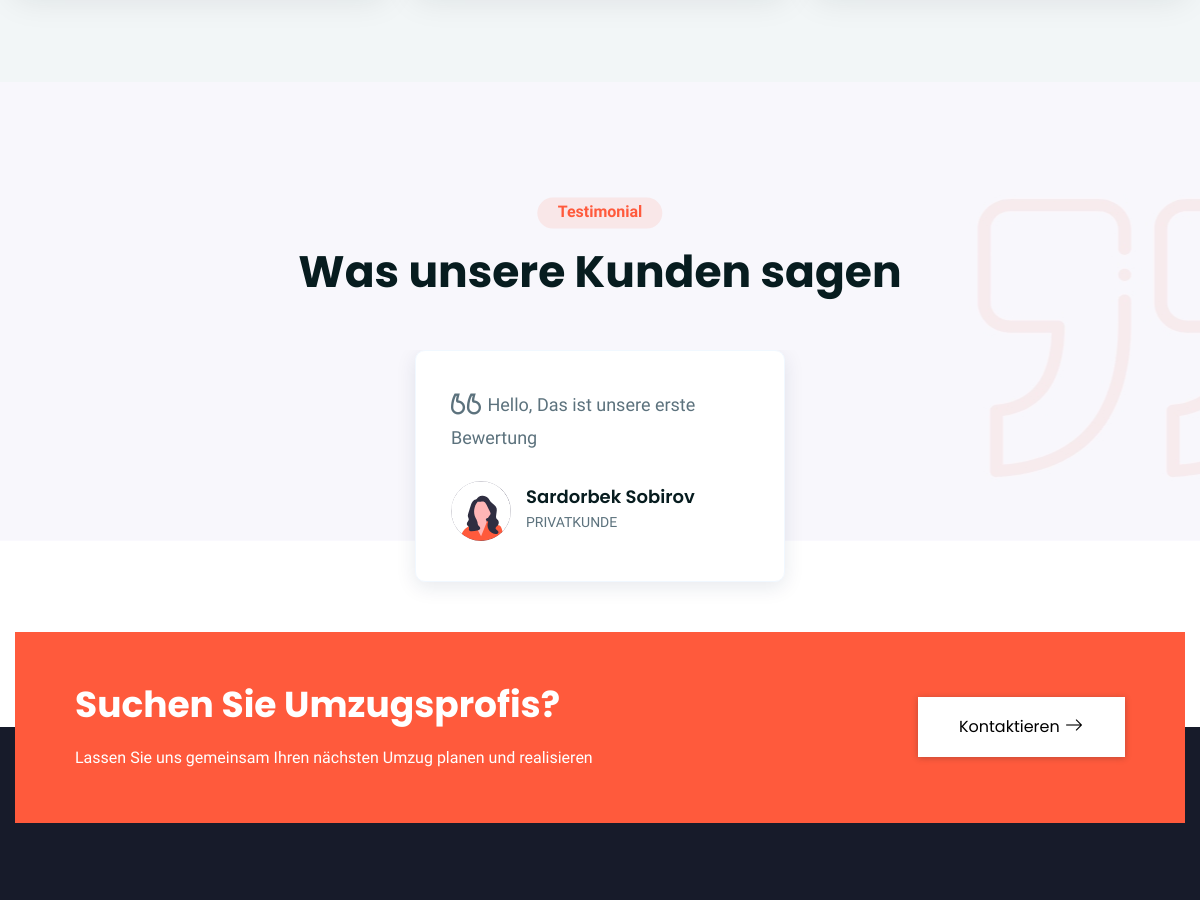
Before: /our-services (middle part) with the older database file.
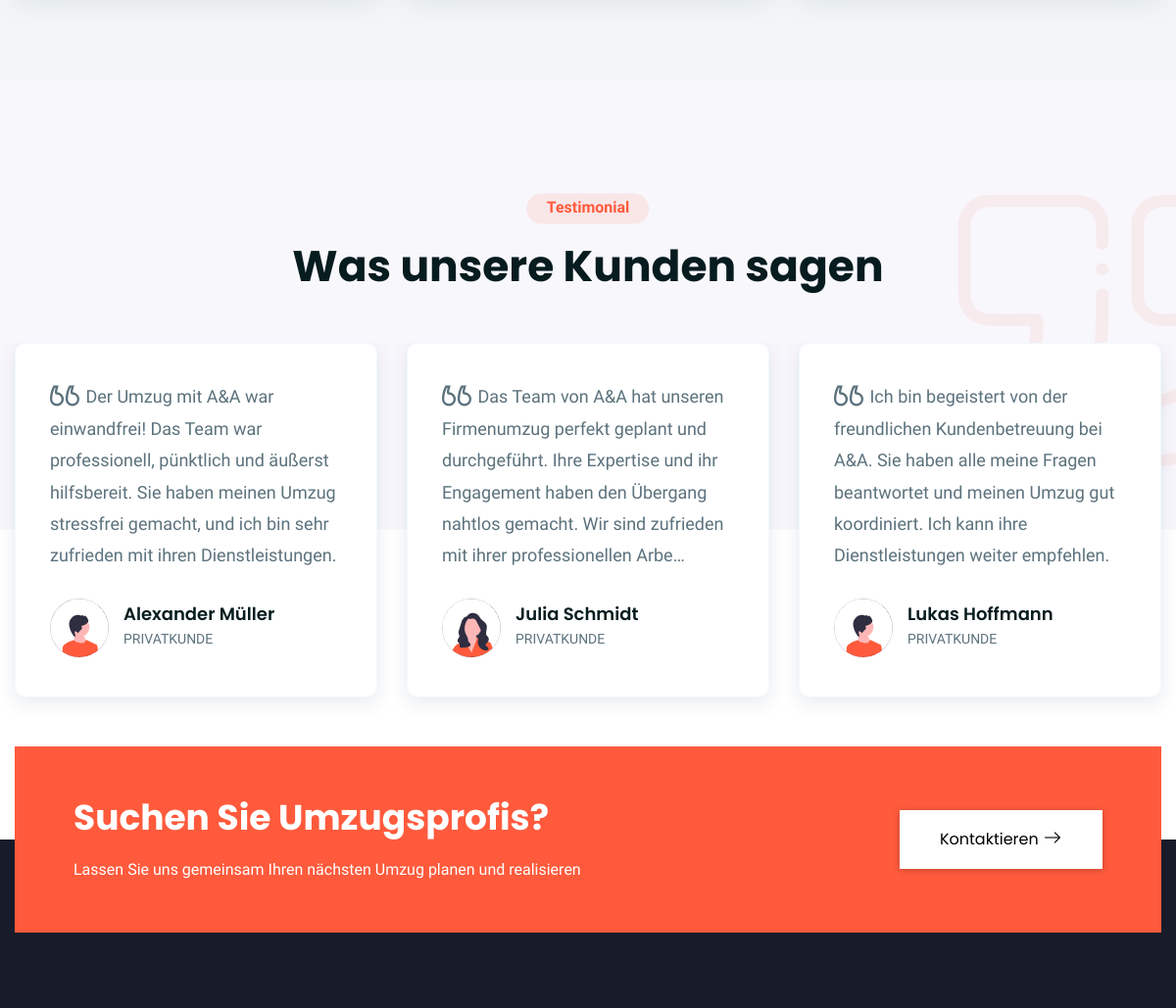
After: the same page with the newer database file.
### pages/models.py (models this page shows, shortened)
class CustomerReview(models.Model):
    select_salutation_review_choices = (
        ('herr', 'Herr'),
        ('frau', 'Frau'),
        ('noValue', 'Ohne Angabe'),
    )
    rating_scale = (
        ('1', '1 (Sehr unzufrieden)'),
        ('2', '2 (Unzufrieden)'),
        ('3', '3 (Neutral)'),
        ('4', '4 (Zufrieden)'),
        ('5', '5 (Sehr zufrieden)'),
    )
    serviceType_choices = (
        ('privateMoving', 'Privateumzüge'),
        ('companyMoving', 'Firmenumzüge'),
        ('houseCleaning', 'Hausreinigung'),
        ('andere', 'andere'),
    )
    confirmation_choices = (
        ('ja', 'Ja'),
        ('nein', 'Nein'),
    )
    reviewer_salutation = models.CharField(
        max_length=10,
        choices=select_salutation_review_choices,
        default='herr'
    )
    reviewer_firstname = models.CharField(max_length=50)
    reviewer_lastname = models.CharField(max_length=50)
    reviewer_email = models.CharField(
        max_length=80,
        validators=[validators.EmailValidator(message="Invalid Email")]
    )
    reviewer_serviceType = models.CharField(
        max_length=50,
        verbose_name="Service",
        choices=serviceType_choices,
        default='privateMoving'
    )
    reviewer_rating = models.CharField(
        max_length=10,
        verbose_name="Gesamtbewertung",
        choices=rating_scale,
        default='5'
    )
    reviewer_content = models.TextField(verbose_name="Schreiben Sie hier unten Ihre Nachricht")
    reviewer_confirmation = models.CharField(
        max_length=10,
        verbose_name="Dürfen wir Ihre Bewertung auf unserer Website oder Marketingmaterialien veröffentlichen?",
        choices=confirmation_choices,
        default='ja'
    )
    date = models.DateField(auto_now_add=True)

### pages/views.py (the view)
# urls.py: path('our-services', OurServicesView.as_view(), name='our-services'),
class OurServicesView(TemplateView):
    template_name = 'our-services.html'
    def get_context_data(self, **kwargs):
        context = super().get_context_data(**kwargs)
        context['reviews'] = CustomerReview.objects.filter(reviewer_confirmation='ja').values()
        print('context: ', context)
        return context

### pages/templates/our-services.html (shortened to what this page needs)
{% extends 'base.html' %}
{% load static %}
{% block content %}
<div class="ltn__service-area section-bg-1 pt-115 pb-70">
    <div class="container">
        <div class="row  justify-content-center" data-aos="fade-up" data-aos-anchor-placement="top-bottom"
            data-aos-delay="200" data-aos-duration="800">
            <div class="col-lg-4 col-sm-6 col-12">
            </div>
            <div class="col-lg-4 col-sm-6 col-12">
            </div>
            <div class="col-lg-4 col-sm-6 col-12">
            </div>
        </div>
    </div>
</div>
<div class="ltn__testimonial-area section-bg-1--- bg-image-top pt-115" data-bs-bg="{% static 'img/bg/20.jpg' %}">
    <div class="container">
        <div class="row">
            <div class="col-lg-12">
                <div class="section-title-area ltn__section-title-2--- text-center">
                    <h6 class="section-subtitle section-subtitle-2 ltn__secondary-color">Testimonial</h6>
                    <h1 class="section-title">Was unsere Kunden sagen</h1>
                </div>
            </div>
        </div>
        <div class="row ltn__testimonial-slider-5-active slick-arrow-1">
            {% for review in reviews %}
            <div class="col-lg-4">
                <div class="ltn__testimonial-item ltn__testimonial-item-7">
                    <div class="ltn__testimoni-info">
                        <p><i class="flaticon-left-quote-1"></i>
                            {{ review.reviewer_content|truncatechars:195 }}
                        </p>
                        <div class="ltn__testimoni-info-inner">
                            <div class="ltn__testimoni-img">
                                {% if review.reviewer_salutation == "herr" %}
                                    <img src="{% static 'img/testimonial/feedback_male.svg' %}" alt="#">
                                {% else %}
                                    <img src="{% static 'img/testimonial/feedback_female.svg' %}" alt="#">
                                {% endif %}
                            </div>
                            <div class="ltn__testimoni-name-designation">
                                <h5>{{ review.reviewer_firstname }} {{ review.reviewer_lastname }}</h5>
                                <label>Privatkunde</label>
                            </div>
                        </div>
                    </div>
                </div>
            </div>
            {% endfor %}
        </div>
    </div>
</div>
{% endblock  %}

Changed rows visible on the page:
removed CustomerReview: reviewer_content "Hello, Das ist unsere erste Bewertung", reviewer_firstname "Sardorbek", reviewer_lastname "Sobirov"
added CustomerReview: reviewer_content "Der Umzug mit A&A war einwandfrei! Das Team war professionell, pünktlich und äußerst hilfsbereit. Sie haben meinen Umzug stressfrei gemacht, und ich bin sehr zufrieden mit ihren Dienstleistungen.", reviewer_firstname "Alexander", reviewer_lastname "Müller"
added CustomerReview: reviewer_content "Das Team von A&A hat unseren Firmenumzug perfekt geplant und durchgeführt. Ihre Expertise und ihr Engagement haben den Übergang nahtlos gemacht. Wir sind zufrieden mit ihrer professionellen Arbe…", reviewer_firstname "Julia", reviewer_lastname "Schmidt"
added CustomerReview: reviewer_content "Ich bin begeistert von der freundlichen Kundenbetreuung bei A&A. Sie haben alle meine Fragen beantwortet und meinen Umzug gut koordiniert. Ich kann ihre Dienstleistungen weiter empfehlen.", reviewer_firstname "Lukas", reviewer_lastname "Hoffmann"
